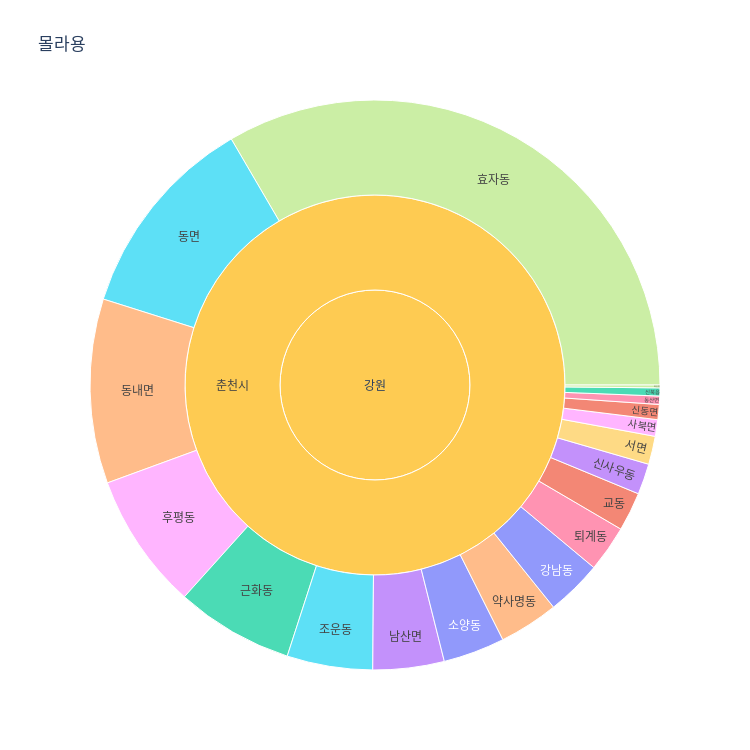

Write notebook code for a chart like this one.
### Code cell
fig = px.sunburst(df_sample,
                  path=["시도", "시군구", "읍면동"],
                  values='이용자수',
                  title="몰라용",
                  width=750, height=750,
                  color= '읍면동')
fig.show()

### Figure 1 — Plotly figure (JSON) as saved in the notebook; plotly's stock layout.template omitted (floating-point values rounded to 4 significant figures)
{"data": [{"branchvalues": "total", "customdata": [["강남동"], ["교동"], ["근화동"], ["남산면"], ["동내면"], ["동면"], ["동산면"], ["북산면"], ["사북면"], ["서면"], ["소양동"], ["신동면"], ["신북읍"], ["신사우동"], ["약사명동"], ["조운동"], ["퇴계동"], ["효자동"], ["후평동"], ["(?)"], ["(?)"]], "domain": {"x": [0, 1], "y": [0, 1]}, "hovertemplate": "labels=%{label}<br>이용자수=%{value}<br>parent=%{parent}<br>id=%{id}<br>읍면동=%{customdata[0]}<extra></extra>", "ids": ["강원/춘천시/강남동", "강원/춘천시/교동", "강원/춘천시/근화동", "강원/춘천시/남산면", "강원/춘천시/동내면", "강원/춘천시/동면", "강원/춘천시/동산면", "강원/춘천시/북산면", "강원/춘천시/사북면", "강원/춘천시/서면", "강원/춘천시/소양동", "강원/춘천시/신동면", "강원/춘천시/신북읍", "강원/춘천시/신사우동", "강원/춘천시/약사명동", "강원/춘천시/조운동", "강원/춘천시/퇴계동", "강원/춘천시/효자동", "강원/춘천시/후평동", "강원/춘천시", "강원"], "labels": ["강남동", "교동", "근화동", "남산면", "동내면", "동면", "동산면", "북산면", "사북면", "서면", "소양동", "신동면", "신북읍", "신사우동", "약사명동", "조운동", "퇴계동", "효자동", "후평동", "춘천시", "강원"], "marker": {"colors": ["#636efa", "#EF553B", "#00cc96", "#ab63fa", "#FFA15A", "#19d3f3", "#FF6692", "#B6E880", "#FF97FF", "#FECB52", "#636efa", "#EF553B", "#00cc96", "#ab63fa", "#FFA15A", "#19d3f3", "#FF6692", "#B6E880", "#FF97FF", "#FECB52", "#FECB52"]}, "name": "", "parents": ["강원/춘천시", "강원/춘천시", "강원/춘천시", "강원/춘천시", "강원/춘천시", "강원/춘천시", "강원/춘천시", "강원/춘천시", "강원/춘천시", "강원/춘천시", "강원/춘천시", "강원/춘천시", "강원/춘천시", "강원/춘천시", "강원/춘천시", "강원/춘천시", "강원/춘천시", "강원/춘천시", "강원/춘천시", "강원", ""], "type": "sunburst", "values": [31110, 21716, 65758, 39772, 102968, 115290, 4636, 1586, 9272, 15738, 34404, 8418, 4514, 17202, 33184, 47824, 25864, 329034, 76372, 984662, 984662]}], "layout": {"height": 750, "legend": {"tracegroupgap": 0}, "title": {"text": "몰라용"}, "width": 750}}
